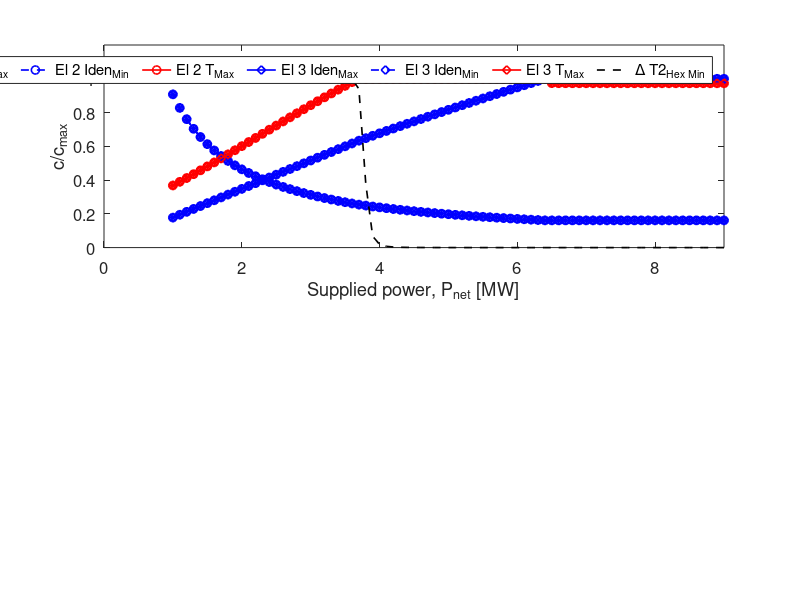

Write the MATLAB code that produced this figure. (Note: this script raises an error after producing the figure.)
clc
clear
close all

load Data_CoupledElectrolyzerState2
load Data_CoupledElectrolyzerState1

par.N = 3;

%active region graph for Flowsheet 1 State 1
set(0, 'DefaultAxesFontSize', 12,  'DefaultLineLineWidth', 1.2)
fig1 = figure('NumberTitle', 'off', 'Name', 'Active region map, Flowsheet 1, State 1');
hold on
subplot(2,1,1)
linS = {'*','o','d'};
for i=1:par.N
    txt = ['El ',num2str(i)];
    plot(row_C_S1(:,1),ac_C_S1(:,i),strcat('-',linS{i},'b'),'DisplayName',strcat(txt,' Iden_M_a_x'))
    hold on
    plot(row_C_S1(:,1),ac_C_S1(:,par.N+i),strcat('--',linS{i},'b'),'DisplayName',strcat(txt,' Iden_M_i_n'))
    hold on
    plot(row_C_S1(:,1),ac_C_S1(:,2*par.N+i),strcat('-',linS{i},'r'),'DisplayName',strcat(txt,' T_M_a_x'))
end
hold on
plot(row_C_S1(:,1),ac_C_S1(:,5*par.N+2),strcat('--','k'),'DisplayName',' \Delta T2_H_e_x_ _M_i_n')
ylim([0 1.2])
xlim([0,9])
legend show
legend('Orientation','horizontal')
xlabel('Supplied power, P_n_e_t [MW]')
ylabel('c/c_m_a_x')
xline(1,'-k','LineWidth',1.2,'DisplayName','P_n_e_t_ _M_i_n');

subplot(2,1,2)
linS = {'*','o','d'};
for i=1:par.N
    txt = ['El ',num2str(i)];
    plot(row_C_S1(:,1),ac_C_S1(:,6*par.N+2+i),strcat('--',linS{i},'m'),'DisplayName',strcat(txt,' qlye_M_i_n'))
    hold on
end
ylim([0 1.2])
xlim([0,9])
legend show
legend('Orientation','horizontal')
xlabel('Supplied power, P_n_e_t [MW]')
ylabel('c/c_m_a_x')
xline(1,'-k','LineWidth',1.2,'DisplayName','P_n_e_t_ _M_i_n');
saveas(fig1,'AC_F1S1','epsc');

%active region graph for Flowsheet 1 State 2
set(0, 'DefaultAxesFontSize', 12,  'DefaultLineLineWidth', 1.2)
fig2 = figure('NumberTitle', 'off', 'Name', 'Active region map, Flowsheet 1, State 2');
hold on
subplot(2,1,1)
linS = {'*','o','d'};
for i=1:par.N
    txt = ['El ',num2str(i)];
    plot(row_C_S2(:,1),ac_C_S2(:,i),strcat('-',linS{i},'b'),'DisplayName',strcat(txt,' Iden_M_a_x'))
    hold on
    plot(row_C_S2(:,1),ac_C_S2(:,par.N+i),strcat('--',linS{i},'b'),'DisplayName',strcat(txt,' Iden_M_i_n'))
    hold on
    plot(row_C_S2(:,1),ac_C_S2(:,2*par.N+i),strcat('-',linS{i},'r'),'DisplayName',strcat(txt,' T_M_a_x'))
end
hold on
plot(row_C_S2(:,1),ac_C_S2(:,5*par.N+2),strcat('--','k'),'DisplayName',' \Delta T2_H_e_x_ _M_i_n')
ylim([0 1.2])
xlim([0,9])
legend show
legend('Orientation','horizontal')
xlabel('Supplied power, P_n_e_t [MW]')
ylabel('c/c_m_a_x')
xline(1.2,'-k','LineWidth',1.2,'DisplayName','P_n_e_t_ _M_i_n');
subplot(2,1,2)
linS = {'*','o','d'};
for i=1:par.N
    txt = ['El ',num2str(i)];
    plot(row_C_S2(:,1),ac_C_S2(:,5*par.N+2+i),strcat('-',linS{i},'m'),'DisplayName',strcat(txt,' qlye_M_a_x'))
    hold on
    plot(row_C_S2(:,1),ac_C_S2(:,6*par.N+2+i),strcat('--',linS{i},'m'),'DisplayName',strcat(txt,' qlye_M_i_n'))
end
hold on
plot(row_C_S2(:,1),ac_C_S2(:,7*par.N+3),strcat('-','g'),'DisplayName',' qcw_M_a_x')
ylim([0 1.2])
xlim([0,9])
legend show
legend('Orientation','horizontal')
xlabel('Supplied power, P_n_e_t [MW]')
ylabel('c/c_m_a_x')
xline(1.2,'-k','LineWidth',1.2,'DisplayName','P_n_e_t_ _M_i_n');
saveas(fig2,'AC_F1S2','epsc');